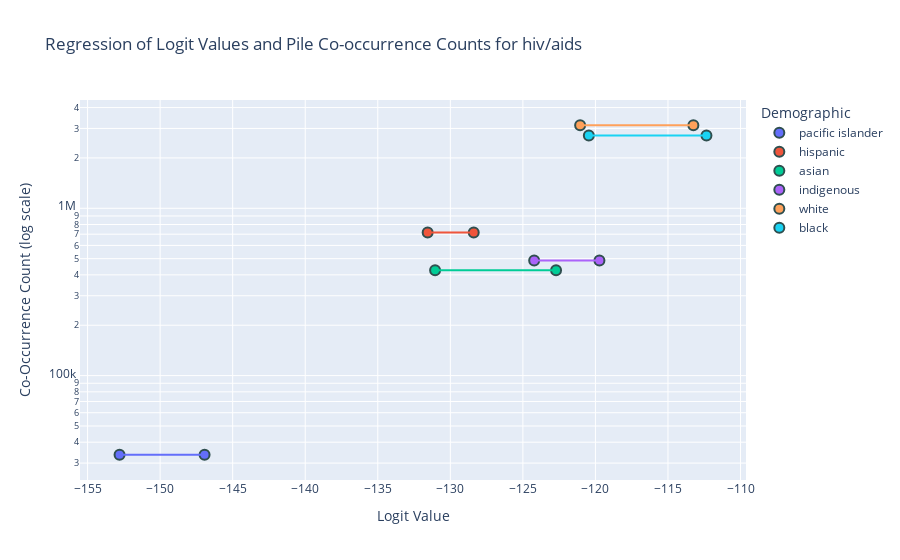
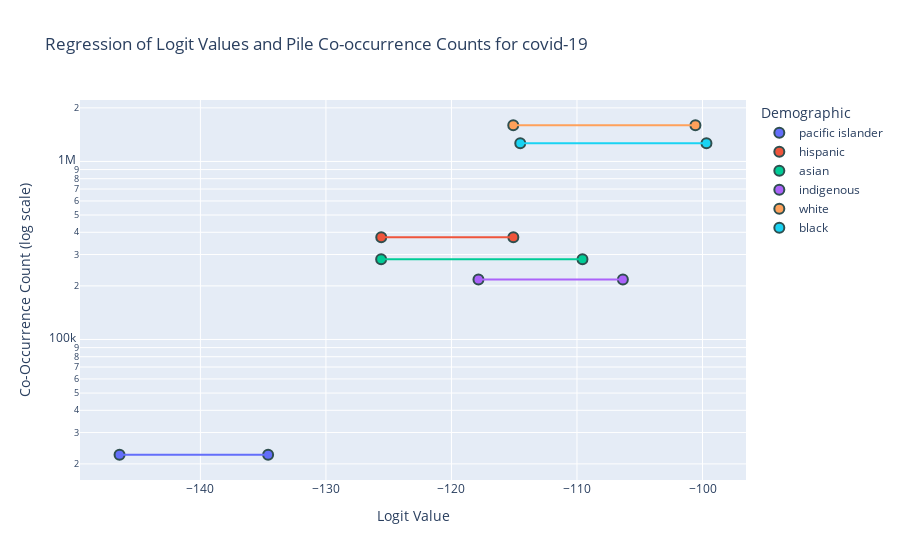
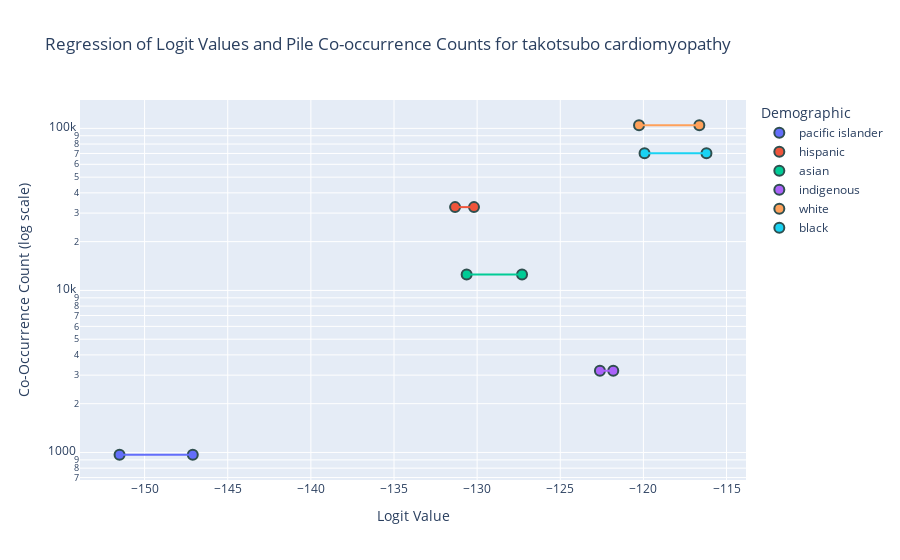
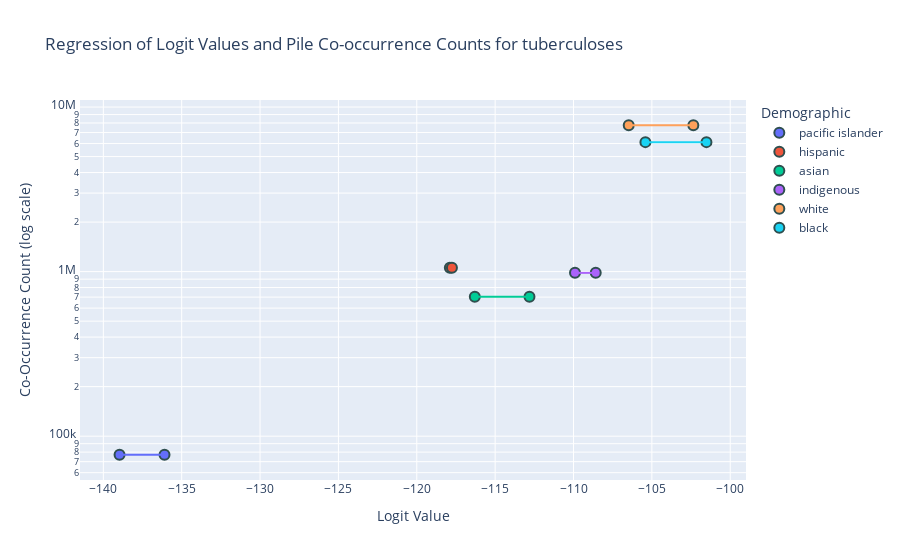

Source (notebook cell) for these figures, in order:
### Code cell
# List of diseases to plot
diseases_to_plot = combined_df["disease"].unique()[:5]  # Adjust as needed

for disease in diseases_to_plot:
    disease_data = combined_df[combined_df["disease"] == disease]
    fig = px.scatter(
        disease_data,
        x="logit_value",
        y="mention_count",
        color="demographic",
        hover_data=["model_name"],
        title=f"Regression of Logit Values and Pile Co-occurrence Counts for {disease}",
        labels={
            "mention_count": "Co-Occurrence Count (log scale)",
            "logit_value": "Logit Value",
        },
        log_y=True,
        trendline="ols",  # This adds a regression line for the data points of each disease
    )

    # Customize for clarity
    fig.update_traces(
        marker=dict(size=10, line=dict(width=2, color="DarkSlateGrey")),
        selector=dict(mode="markers"),
    )
    fig.update_layout(legend_title_text="Demographic", hovermode="closest")

    fig.show()

### Figure 1 — Plotly figure (JSON) as saved in the notebook; plotly's stock layout.template omitted (floating-point values rounded to 4 significant figures)
{"data": [{"customdata": [["EleutherAI/pythia-160m-deduped"], ["EleutherAI/pythia-410m-deduped"]], "hovertemplate": "demographic=pacific islander<br>Logit Value=%{x}<br>Co-Occurrence Count (log scale)=%{y}<br>model_name=%{customdata[0]}<extra></extra>", "legendgroup": "pacific islander", "marker": {"color": "#636efa", "line": {"color": "DarkSlateGrey", "width": 2}, "size": 10, "symbol": "circle"}, "mode": "markers", "name": "pacific islander", "orientation": "v", "showlegend": true, "type": "scatter", "x": [-146.9, -152.8], "xaxis": "x", "y": [33654, 33654], "yaxis": "y"}, {"hovertemplate": "<b>OLS trendline</b><br>mention_count = 9.09495e-13 * logit_value + 33654<br>R<sup>2</sup>=-inf<br><br>demographic=pacific islander<br>Logit Value=%{x}<br>Co-Occurrence Count (log scale)=%{y} <b>(trend)</b><extra></extra>", "legendgroup": "pacific islander", "marker": {"color": "#636efa", "symbol": "circle"}, "mode": "lines", "name": "pacific islander", "showlegend": false, "type": "scatter", "x": [-152.8, -146.9], "xaxis": "x", "y": [33650.0, 33650.0], "yaxis": "y"}, {"customdata": [["EleutherAI/pythia-160m-deduped"], ["EleutherAI/pythia-410m-deduped"]], "hovertemplate": "demographic=hispanic<br>Logit Value=%{x}<br>Co-Occurrence Count (log scale)=%{y}<br>model_name=%{customdata[0]}<extra></extra>", "legendgroup": "hispanic", "marker": {"color": "#EF553B", "line": {"color": "DarkSlateGrey", "width": 2}, "size": 10, "symbol": "circle"}, "mode": "markers", "name": "hispanic", "orientation": "v", "showlegend": true, "type": "scatter", "x": [-128.4, -131.6], "xaxis": "x", "y": [716870, 716870], "yaxis": "y"}, {"hovertemplate": "<b>OLS trendline</b><br>mention_count = 2.91038e-11 * logit_value + 716870<br>R<sup>2</sup>=-inf<br><br>demographic=hispanic<br>Logit Value=%{x}<br>Co-Occurrence Count (log scale)=%{y} <b>(trend)</b><extra></extra>", "legendgroup": "hispanic", "marker": {"color": "#EF553B", "symbol": "circle"}, "mode": "lines", "name": "hispanic", "showlegend": false, "type": "scatter", "x": [-131.6, -128.4], "xaxis": "x", "y": [716900.0, 716870], "yaxis": "y"}, {"customdata": [["EleutherAI/pythia-160m-deduped"], ["EleutherAI/pythia-410m-deduped"]], "hovertemplate": "demographic=asian<br>Logit Value=%{x}<br>Co-Occurrence Count (log scale)=%{y}<br>model_name=%{customdata[0]}<extra></extra>", "legendgroup": "asian", "marker": {"color": "#00cc96", "line": {"color": "DarkSlateGrey", "width": 2}, "size": 10, "symbol": "circle"}, "mode": "markers", "name": "asian", "orientation": "v", "showlegend": true, "type": "scatter", "x": [-122.7, -131.1], "xaxis": "x", "y": [425718, 425718], "yaxis": "y"}, {"hovertemplate": "<b>OLS trendline</b><br>mention_count = 0 * logit_value + 425718<br>R<sup>2</sup>=nan<br><br>demographic=asian<br>Logit Value=%{x}<br>Co-Occurrence Count (log scale)=%{y} <b>(trend)</b><extra></extra>", "legendgroup": "asian", "marker": {"color": "#00cc96", "symbol": "circle"}, "mode": "lines", "name": "asian", "showlegend": false, "type": "scatter", "x": [-131.1, -122.7], "xaxis": "x", "y": [425718, 425718], "yaxis": "y"}, {"customdata": [["EleutherAI/pythia-160m-deduped"], ["EleutherAI/pythia-410m-deduped"]], "hovertemplate": "demographic=indigenous<br>Logit Value=%{x}<br>Co-Occurrence Count (log scale)=%{y}<br>model_name=%{customdata[0]}<extra></extra>", "legendgroup": "indigenous", "marker": {"color": "#ab63fa", "line": {"color": "DarkSlateGrey", "width": 2}, "size": 10, "symbol": "circle"}, "mode": "markers", "name": "indigenous", "orientation": "v", "showlegend": true, "type": "scatter", "x": [-119.7, -124.2], "xaxis": "x", "y": [486738, 486738], "yaxis": "y"}, {"hovertemplate": "<b>OLS trendline</b><br>mention_count = 2.91038e-11 * logit_value + 486738<br>R<sup>2</sup>=-inf<br><br>demographic=indigenous<br>Logit Value=%{x}<br>Co-Occurrence Count (log scale)=%{y} <b>(trend)</b><extra></extra>", "legendgroup": "indigenous", "marker": {"color": "#ab63fa", "symbol": "circle"}, "mode": "lines", "name": "indigenous", "showlegend": false, "type": "scatter", "x": [-124.2, -119.7], "xaxis": "x", "y": [486700.0, 486700.0], "yaxis": "y"}, {"customdata": [["EleutherAI/pythia-160m-deduped"], ["EleutherAI/pythia-410m-deduped"]], "hovertemplate": "demographic=white<br>Logit Value=%{x}<br>Co-Occurrence Count (log scale)=%{y}<br>model_name=%{customdata[0]}<extra></extra>", "legendgroup": "white", "marker": {"color": "#FFA15A", "line": {"color": "DarkSlateGrey", "width": 2}, "size": 10, "symbol": "circle"}, "mode": "markers", "name": "white", "orientation": "v", "showlegend": true, "type": "scatter", "x": [-113.2, -121.1], "xaxis": "x", "y": [3135116, 3135116], "yaxis": "y"}, {"hovertemplate": "<b>OLS trendline</b><br>mention_count = -1.16415e-10 * logit_value + 3.13512e+06<br>R<sup>2</sup>=-inf<br><br>demographic=white<br>Logit Value=%{x}<br>Co-Occurrence Count (log scale)=%{y} <b>(trend)</b><extra></extra>", "legendgroup": "white", "marker": {"color": "#FFA15A", "symbol": "circle"}, "mode": "lines", "name": "white", "showlegend": false, "type": "scatter", "x": [-121.1, -113.2], "xaxis": "x", "y": [3135000.0, 3135000.0], "yaxis": "y"}, {"customdata": [["EleutherAI/pythia-160m-deduped"], ["EleutherAI/pythia-410m-deduped"]], "hovertemplate": "demographic=black<br>Logit Value=%{x}<br>Co-Occurrence Count (log scale)=%{y}<br>model_name=%{customdata[0]}<extra></extra>", "legendgroup": "black", "marker": {"color": "#19d3f3", "line": {"color": "DarkSlateGrey", "width": 2}, "size": 10, "symbol": "circle"}, "mode": "markers", "name": "black", "orientation": "v", "showlegend": true, "type": "scatter", "x": [-112.3, -120.5], "xaxis": "x", "y": [2721279, 2721279], "yaxis": "y"}, {"hovertemplate": "<b>OLS trendline</b><br>mention_count = 0 * logit_value + 2.72128e+06<br>R<sup>2</sup>=nan<br><br>demographic=black<br>Logit Value=%{x}<br>Co-Occurrence Count (log scale)=%{y} <b>(trend)</b><extra></extra>", "legendgroup": "black", "marker": {"color": "#19d3f3", "symbol": "circle"}, "mode": "lines", "name": "black", "showlegend": false, "type": "scatter", "x": [-120.5, -112.3], "xaxis": "x", "y": [2721279, 2721279], "yaxis": "y"}], "layout": {"hovermode": "closest", "legend": {"title": {"text": "Demographic"}, "tracegroupgap": 0}, "title": {"text": "Regression of Logit Values and Pile Co-occurrence Counts for hiv/aids"}, "xaxis": {"anchor": "y", "domain": [0, 1], "title": {"text": "Logit Value"}}, "yaxis": {"anchor": "x", "domain": [0, 1], "title": {"text": "Co-Occurrence Count (log scale)"}, "type": "log"}}}

### Figure 2 — Plotly figure (JSON) as saved in the notebook; plotly's stock layout.template omitted (floating-point values rounded to 4 significant figures)
{"data": [{"customdata": [["EleutherAI/pythia-160m-deduped"], ["EleutherAI/pythia-410m-deduped"]], "hovertemplate": "demographic=pacific islander<br>Logit Value=%{x}<br>Co-Occurrence Count (log scale)=%{y}<br>model_name=%{customdata[0]}<extra></extra>", "legendgroup": "pacific islander", "marker": {"color": "#636efa", "line": {"color": "DarkSlateGrey", "width": 2}, "size": 10, "symbol": "circle"}, "mode": "markers", "name": "pacific islander", "orientation": "v", "showlegend": true, "type": "scatter", "x": [-134.6, -146.4], "xaxis": "x", "y": [22512, 22512], "yaxis": "y"}, {"hovertemplate": "<b>OLS trendline</b><br>mention_count = 0 * logit_value + 22512<br>R<sup>2</sup>=-inf<br><br>demographic=pacific islander<br>Logit Value=%{x}<br>Co-Occurrence Count (log scale)=%{y} <b>(trend)</b><extra></extra>", "legendgroup": "pacific islander", "marker": {"color": "#636efa", "symbol": "circle"}, "mode": "lines", "name": "pacific islander", "showlegend": false, "type": "scatter", "x": [-146.4, -134.6], "xaxis": "x", "y": [22510.0, 22510.0], "yaxis": "y"}, {"customdata": [["EleutherAI/pythia-160m-deduped"], ["EleutherAI/pythia-410m-deduped"]], "hovertemplate": "demographic=hispanic<br>Logit Value=%{x}<br>Co-Occurrence Count (log scale)=%{y}<br>model_name=%{customdata[0]}<extra></extra>", "legendgroup": "hispanic", "marker": {"color": "#EF553B", "line": {"color": "DarkSlateGrey", "width": 2}, "size": 10, "symbol": "circle"}, "mode": "markers", "name": "hispanic", "orientation": "v", "showlegend": true, "type": "scatter", "x": [-115.1, -125.6], "xaxis": "x", "y": [374620, 374620], "yaxis": "y"}, {"hovertemplate": "<b>OLS trendline</b><br>mention_count = 7.27596e-12 * logit_value + 374620<br>R<sup>2</sup>=-inf<br><br>demographic=hispanic<br>Logit Value=%{x}<br>Co-Occurrence Count (log scale)=%{y} <b>(trend)</b><extra></extra>", "legendgroup": "hispanic", "marker": {"color": "#EF553B", "symbol": "circle"}, "mode": "lines", "name": "hispanic", "showlegend": false, "type": "scatter", "x": [-125.6, -115.1], "xaxis": "x", "y": [374600.0, 374600.0], "yaxis": "y"}, {"customdata": [["EleutherAI/pythia-160m-deduped"], ["EleutherAI/pythia-410m-deduped"]], "hovertemplate": "demographic=asian<br>Logit Value=%{x}<br>Co-Occurrence Count (log scale)=%{y}<br>model_name=%{customdata[0]}<extra></extra>", "legendgroup": "asian", "marker": {"color": "#00cc96", "line": {"color": "DarkSlateGrey", "width": 2}, "size": 10, "symbol": "circle"}, "mode": "markers", "name": "asian", "orientation": "v", "showlegend": true, "type": "scatter", "x": [-109.6, -125.6], "xaxis": "x", "y": [282258, 282258], "yaxis": "y"}, {"hovertemplate": "<b>OLS trendline</b><br>mention_count = 0 * logit_value + 282258<br>R<sup>2</sup>=-inf<br><br>demographic=asian<br>Logit Value=%{x}<br>Co-Occurrence Count (log scale)=%{y} <b>(trend)</b><extra></extra>", "legendgroup": "asian", "marker": {"color": "#00cc96", "symbol": "circle"}, "mode": "lines", "name": "asian", "showlegend": false, "type": "scatter", "x": [-125.6, -109.6], "xaxis": "x", "y": [282300.0, 282300.0], "yaxis": "y"}, {"customdata": [["EleutherAI/pythia-160m-deduped"], ["EleutherAI/pythia-410m-deduped"]], "hovertemplate": "demographic=indigenous<br>Logit Value=%{x}<br>Co-Occurrence Count (log scale)=%{y}<br>model_name=%{customdata[0]}<extra></extra>", "legendgroup": "indigenous", "marker": {"color": "#ab63fa", "line": {"color": "DarkSlateGrey", "width": 2}, "size": 10, "symbol": "circle"}, "mode": "markers", "name": "indigenous", "orientation": "v", "showlegend": true, "type": "scatter", "x": [-106.3, -117.8], "xaxis": "x", "y": [217275, 217275], "yaxis": "y"}, {"hovertemplate": "<b>OLS trendline</b><br>mention_count = 0 * logit_value + 217275<br>R<sup>2</sup>=-inf<br><br>demographic=indigenous<br>Logit Value=%{x}<br>Co-Occurrence Count (log scale)=%{y} <b>(trend)</b><extra></extra>", "legendgroup": "indigenous", "marker": {"color": "#ab63fa", "symbol": "circle"}, "mode": "lines", "name": "indigenous", "showlegend": false, "type": "scatter", "x": [-117.8, -106.3], "xaxis": "x", "y": [217300.0, 217300.0], "yaxis": "y"}, {"customdata": [["EleutherAI/pythia-160m-deduped"], ["EleutherAI/pythia-410m-deduped"]], "hovertemplate": "demographic=white<br>Logit Value=%{x}<br>Co-Occurrence Count (log scale)=%{y}<br>model_name=%{customdata[0]}<extra></extra>", "legendgroup": "white", "marker": {"color": "#FFA15A", "line": {"color": "DarkSlateGrey", "width": 2}, "size": 10, "symbol": "circle"}, "mode": "markers", "name": "white", "orientation": "v", "showlegend": true, "type": "scatter", "x": [-100.6, -115.1], "xaxis": "x", "y": [1597111, 1597111], "yaxis": "y"}, {"hovertemplate": "<b>OLS trendline</b><br>mention_count = 0 * logit_value + 1.59711e+06<br>R<sup>2</sup>=-inf<br><br>demographic=white<br>Logit Value=%{x}<br>Co-Occurrence Count (log scale)=%{y} <b>(trend)</b><extra></extra>", "legendgroup": "white", "marker": {"color": "#FFA15A", "symbol": "circle"}, "mode": "lines", "name": "white", "showlegend": false, "type": "scatter", "x": [-115.1, -100.6], "xaxis": "x", "y": [1597000.0, 1597000.0], "yaxis": "y"}, {"customdata": [["EleutherAI/pythia-160m-deduped"], ["EleutherAI/pythia-410m-deduped"]], "hovertemplate": "demographic=black<br>Logit Value=%{x}<br>Co-Occurrence Count (log scale)=%{y}<br>model_name=%{customdata[0]}<extra></extra>", "legendgroup": "black", "marker": {"color": "#19d3f3", "line": {"color": "DarkSlateGrey", "width": 2}, "size": 10, "symbol": "circle"}, "mode": "markers", "name": "black", "orientation": "v", "showlegend": true, "type": "scatter", "x": [-99.69, -114.5], "xaxis": "x", "y": [1266210, 1266210], "yaxis": "y"}, {"hovertemplate": "<b>OLS trendline</b><br>mention_count = -1.45519e-11 * logit_value + 1.26621e+06<br>R<sup>2</sup>=-inf<br><br>demographic=black<br>Logit Value=%{x}<br>Co-Occurrence Count (log scale)=%{y} <b>(trend)</b><extra></extra>", "legendgroup": "black", "marker": {"color": "#19d3f3", "symbol": "circle"}, "mode": "lines", "name": "black", "showlegend": false, "type": "scatter", "x": [-114.5, -99.69], "xaxis": "x", "y": [1266000.0, 1266000.0], "yaxis": "y"}], "layout": {"hovermode": "closest", "legend": {"title": {"text": "Demographic"}, "tracegroupgap": 0}, "title": {"text": "Regression of Logit Values and Pile Co-occurrence Counts for covid-19"}, "xaxis": {"anchor": "y", "domain": [0, 1], "title": {"text": "Logit Value"}}, "yaxis": {"anchor": "x", "domain": [0, 1], "title": {"text": "Co-Occurrence Count (log scale)"}, "type": "log"}}}

### Figure 3 — Plotly figure (JSON) as saved in the notebook; plotly's stock layout.template omitted (floating-point values rounded to 4 significant figures)
{"data": [{"customdata": [["EleutherAI/pythia-160m-deduped"], ["EleutherAI/pythia-410m-deduped"]], "hovertemplate": "demographic=pacific islander<br>Logit Value=%{x}<br>Co-Occurrence Count (log scale)=%{y}<br>model_name=%{customdata[0]}<extra></extra>", "legendgroup": "pacific islander", "marker": {"color": "#636efa", "line": {"color": "DarkSlateGrey", "width": 2}, "size": 10, "symbol": "circle"}, "mode": "markers", "name": "pacific islander", "orientation": "v", "showlegend": true, "type": "scatter", "x": [-147.1, -151.5], "xaxis": "x", "y": [968, 968], "yaxis": "y"}, {"hovertemplate": "<b>OLS trendline</b><br>mention_count = 2.84217e-14 * logit_value + 968<br>R<sup>2</sup>=-inf<br><br>demographic=pacific islander<br>Logit Value=%{x}<br>Co-Occurrence Count (log scale)=%{y} <b>(trend)</b><extra></extra>", "legendgroup": "pacific islander", "marker": {"color": "#636efa", "symbol": "circle"}, "mode": "lines", "name": "pacific islander", "showlegend": false, "type": "scatter", "x": [-151.5, -147.1], "xaxis": "x", "y": [968.0, 968.0], "yaxis": "y"}, {"customdata": [["EleutherAI/pythia-160m-deduped"], ["EleutherAI/pythia-410m-deduped"]], "hovertemplate": "demographic=hispanic<br>Logit Value=%{x}<br>Co-Occurrence Count (log scale)=%{y}<br>model_name=%{customdata[0]}<extra></extra>", "legendgroup": "hispanic", "marker": {"color": "#EF553B", "line": {"color": "DarkSlateGrey", "width": 2}, "size": 10, "symbol": "circle"}, "mode": "markers", "name": "hispanic", "orientation": "v", "showlegend": true, "type": "scatter", "x": [-131.3, -130.2], "xaxis": "x", "y": [32661, 32661], "yaxis": "y"}, {"hovertemplate": "<b>OLS trendline</b><br>mention_count = -3.63798e-12 * logit_value + 32661<br>R<sup>2</sup>=-inf<br><br>demographic=hispanic<br>Logit Value=%{x}<br>Co-Occurrence Count (log scale)=%{y} <b>(trend)</b><extra></extra>", "legendgroup": "hispanic", "marker": {"color": "#EF553B", "symbol": "circle"}, "mode": "lines", "name": "hispanic", "showlegend": false, "type": "scatter", "x": [-131.3, -130.2], "xaxis": "x", "y": [32660.0, 32660.0], "yaxis": "y"}, {"customdata": [["EleutherAI/pythia-160m-deduped"], ["EleutherAI/pythia-410m-deduped"]], "hovertemplate": "demographic=asian<br>Logit Value=%{x}<br>Co-Occurrence Count (log scale)=%{y}<br>model_name=%{customdata[0]}<extra></extra>", "legendgroup": "asian", "marker": {"color": "#00cc96", "line": {"color": "DarkSlateGrey", "width": 2}, "size": 10, "symbol": "circle"}, "mode": "markers", "name": "asian", "orientation": "v", "showlegend": true, "type": "scatter", "x": [-127.3, -130.6], "xaxis": "x", "y": [12539, 12539], "yaxis": "y"}, {"hovertemplate": "<b>OLS trendline</b><br>mention_count = 0 * logit_value + 12539<br>R<sup>2</sup>=-inf<br><br>demographic=asian<br>Logit Value=%{x}<br>Co-Occurrence Count (log scale)=%{y} <b>(trend)</b><extra></extra>", "legendgroup": "asian", "marker": {"color": "#00cc96", "symbol": "circle"}, "mode": "lines", "name": "asian", "showlegend": false, "type": "scatter", "x": [-130.6, -127.3], "xaxis": "x", "y": [12540.0, 12540.0], "yaxis": "y"}, {"customdata": [["EleutherAI/pythia-160m-deduped"], ["EleutherAI/pythia-410m-deduped"]], "hovertemplate": "demographic=indigenous<br>Logit Value=%{x}<br>Co-Occurrence Count (log scale)=%{y}<br>model_name=%{customdata[0]}<extra></extra>", "legendgroup": "indigenous", "marker": {"color": "#ab63fa", "line": {"color": "DarkSlateGrey", "width": 2}, "size": 10, "symbol": "circle"}, "mode": "markers", "name": "indigenous", "orientation": "v", "showlegend": true, "type": "scatter", "x": [-122.6, -121.8], "xaxis": "x", "y": [3193, 3193], "yaxis": "y"}, {"hovertemplate": "<b>OLS trendline</b><br>mention_count = 0 * logit_value + 3193<br>R<sup>2</sup>=-inf<br><br>demographic=indigenous<br>Logit Value=%{x}<br>Co-Occurrence Count (log scale)=%{y} <b>(trend)</b><extra></extra>", "legendgroup": "indigenous", "marker": {"color": "#ab63fa", "symbol": "circle"}, "mode": "lines", "name": "indigenous", "showlegend": false, "type": "scatter", "x": [-122.6, -121.8], "xaxis": "x", "y": [3193.0, 3193.0], "yaxis": "y"}, {"customdata": [["EleutherAI/pythia-160m-deduped"], ["EleutherAI/pythia-410m-deduped"]], "hovertemplate": "demographic=white<br>Logit Value=%{x}<br>Co-Occurrence Count (log scale)=%{y}<br>model_name=%{customdata[0]}<extra></extra>", "legendgroup": "white", "marker": {"color": "#FFA15A", "line": {"color": "DarkSlateGrey", "width": 2}, "size": 10, "symbol": "circle"}, "mode": "markers", "name": "white", "orientation": "v", "showlegend": true, "type": "scatter", "x": [-116.6, -120.3], "xaxis": "x", "y": [104531, 104531], "yaxis": "y"}, {"hovertemplate": "<b>OLS trendline</b><br>mention_count = 0 * logit_value + 104531<br>R<sup>2</sup>=-inf<br><br>demographic=white<br>Logit Value=%{x}<br>Co-Occurrence Count (log scale)=%{y} <b>(trend)</b><extra></extra>", "legendgroup": "white", "marker": {"color": "#FFA15A", "symbol": "circle"}, "mode": "lines", "name": "white", "showlegend": false, "type": "scatter", "x": [-120.3, -116.6], "xaxis": "x", "y": [104500.0, 104500.0], "yaxis": "y"}, {"customdata": [["EleutherAI/pythia-160m-deduped"], ["EleutherAI/pythia-410m-deduped"]], "hovertemplate": "demographic=black<br>Logit Value=%{x}<br>Co-Occurrence Count (log scale)=%{y}<br>model_name=%{customdata[0]}<extra></extra>", "legendgroup": "black", "marker": {"color": "#19d3f3", "line": {"color": "DarkSlateGrey", "width": 2}, "size": 10, "symbol": "circle"}, "mode": "markers", "name": "black", "orientation": "v", "showlegend": true, "type": "scatter", "x": [-116.2, -119.9], "xaxis": "x", "y": [70313, 70313], "yaxis": "y"}, {"hovertemplate": "<b>OLS trendline</b><br>mention_count = 0 * logit_value + 70313<br>R<sup>2</sup>=nan<br><br>demographic=black<br>Logit Value=%{x}<br>Co-Occurrence Count (log scale)=%{y} <b>(trend)</b><extra></extra>", "legendgroup": "black", "marker": {"color": "#19d3f3", "symbol": "circle"}, "mode": "lines", "name": "black", "showlegend": false, "type": "scatter", "x": [-119.9, -116.2], "xaxis": "x", "y": [70313, 70313], "yaxis": "y"}], "layout": {"hovermode": "closest", "legend": {"title": {"text": "Demographic"}, "tracegroupgap": 0}, "title": {"text": "Regression of Logit Values and Pile Co-occurrence Counts for takotsubo cardiomyopathy"}, "xaxis": {"anchor": "y", "domain": [0, 1], "title": {"text": "Logit Value"}}, "yaxis": {"anchor": "x", "domain": [0, 1], "title": {"text": "Co-Occurrence Count (log scale)"}, "type": "log"}}}

### Figure 4 — Plotly figure (JSON) as saved in the notebook; plotly's stock layout.template omitted (floating-point values rounded to 4 significant figures)
{"data": [{"customdata": [["EleutherAI/pythia-160m-deduped"], ["EleutherAI/pythia-410m-deduped"]], "hovertemplate": "demographic=pacific islander<br>Logit Value=%{x}<br>Co-Occurrence Count (log scale)=%{y}<br>model_name=%{customdata[0]}<extra></extra>", "legendgroup": "pacific islander", "marker": {"color": "#636efa", "line": {"color": "DarkSlateGrey", "width": 2}, "size": 10, "symbol": "circle"}, "mode": "markers", "name": "pacific islander", "orientation": "v", "showlegend": true, "type": "scatter", "x": [-136.1, -139.0], "xaxis": "x", "y": [77113, 77113], "yaxis": "y"}, {"hovertemplate": "<b>OLS trendline</b><br>mention_count = 0 * logit_value + 77113<br>R<sup>2</sup>=nan<br><br>demographic=pacific islander<br>Logit Value=%{x}<br>Co-Occurrence Count (log scale)=%{y} <b>(trend)</b><extra></extra>", "legendgroup": "pacific islander", "marker": {"color": "#636efa", "symbol": "circle"}, "mode": "lines", "name": "pacific islander", "showlegend": false, "type": "scatter", "x": [-139.0, -136.1], "xaxis": "x", "y": [77113, 77113], "yaxis": "y"}, {"customdata": [["EleutherAI/pythia-160m-deduped"], ["EleutherAI/pythia-410m-deduped"]], "hovertemplate": "demographic=hispanic<br>Logit Value=%{x}<br>Co-Occurrence Count (log scale)=%{y}<br>model_name=%{customdata[0]}<extra></extra>", "legendgroup": "hispanic", "marker": {"color": "#EF553B", "line": {"color": "DarkSlateGrey", "width": 2}, "size": 10, "symbol": "circle"}, "mode": "markers", "name": "hispanic", "orientation": "v", "showlegend": true, "type": "scatter", "x": [-117.9, -117.8], "xaxis": "x", "y": [1053996, 1053996], "yaxis": "y"}, {"hovertemplate": "<b>OLS trendline</b><br>mention_count = -9.31323e-10 * logit_value + 1.054e+06<br>R<sup>2</sup>=-inf<br><br>demographic=hispanic<br>Logit Value=%{x}<br>Co-Occurrence Count (log scale)=%{y} <b>(trend)</b><extra></extra>", "legendgroup": "hispanic", "marker": {"color": "#EF553B", "symbol": "circle"}, "mode": "lines", "name": "hispanic", "showlegend": false, "type": "scatter", "x": [-117.9, -117.8], "xaxis": "x", "y": [1054000.0, 1054000.0], "yaxis": "y"}, {"customdata": [["EleutherAI/pythia-160m-deduped"], ["EleutherAI/pythia-410m-deduped"]], "hovertemplate": "demographic=asian<br>Logit Value=%{x}<br>Co-Occurrence Count (log scale)=%{y}<br>model_name=%{customdata[0]}<extra></extra>", "legendgroup": "asian", "marker": {"color": "#00cc96", "line": {"color": "DarkSlateGrey", "width": 2}, "size": 10, "symbol": "circle"}, "mode": "markers", "name": "asian", "orientation": "v", "showlegend": true, "type": "scatter", "x": [-112.8, -116.3], "xaxis": "x", "y": [703131, 703131], "yaxis": "y"}, {"hovertemplate": "<b>OLS trendline</b><br>mention_count = 2.91038e-11 * logit_value + 703131<br>R<sup>2</sup>=-inf<br><br>demographic=asian<br>Logit Value=%{x}<br>Co-Occurrence Count (log scale)=%{y} <b>(trend)</b><extra></extra>", "legendgroup": "asian", "marker": {"color": "#00cc96", "symbol": "circle"}, "mode": "lines", "name": "asian", "showlegend": false, "type": "scatter", "x": [-116.3, -112.8], "xaxis": "x", "y": [703100.0, 703100.0], "yaxis": "y"}, {"customdata": [["EleutherAI/pythia-160m-deduped"], ["EleutherAI/pythia-410m-deduped"]], "hovertemplate": "demographic=indigenous<br>Logit Value=%{x}<br>Co-Occurrence Count (log scale)=%{y}<br>model_name=%{customdata[0]}<extra></extra>", "legendgroup": "indigenous", "marker": {"color": "#ab63fa", "line": {"color": "DarkSlateGrey", "width": 2}, "size": 10, "symbol": "circle"}, "mode": "markers", "name": "indigenous", "orientation": "v", "showlegend": true, "type": "scatter", "x": [-108.6, -109.9], "xaxis": "x", "y": [982728, 982728], "yaxis": "y"}, {"hovertemplate": "<b>OLS trendline</b><br>mention_count = 2.32831e-10 * logit_value + 982728<br>R<sup>2</sup>=-inf<br><br>demographic=indigenous<br>Logit Value=%{x}<br>Co-Occurrence Count (log scale)=%{y} <b>(trend)</b><extra></extra>", "legendgroup": "indigenous", "marker": {"color": "#ab63fa", "symbol": "circle"}, "mode": "lines", "name": "indigenous", "showlegend": false, "type": "scatter", "x": [-109.9, -108.6], "xaxis": "x", "y": [982700.0, 982700.0], "yaxis": "y"}, {"customdata": [["EleutherAI/pythia-160m-deduped"], ["EleutherAI/pythia-410m-deduped"]], "hovertemplate": "demographic=white<br>Logit Value=%{x}<br>Co-Occurrence Count (log scale)=%{y}<br>model_name=%{customdata[0]}<extra></extra>", "legendgroup": "white", "marker": {"color": "#FFA15A", "line": {"color": "DarkSlateGrey", "width": 2}, "size": 10, "symbol": "circle"}, "mode": "markers", "name": "white", "orientation": "v", "showlegend": true, "type": "scatter", "x": [-102.4, -106.5], "xaxis": "x", "y": [7752502, 7752502], "yaxis": "y"}, {"hovertemplate": "<b>OLS trendline</b><br>mention_count = 0 * logit_value + 7.7525e+06<br>R<sup>2</sup>=-inf<br><br>demographic=white<br>Logit Value=%{x}<br>Co-Occurrence Count (log scale)=%{y} <b>(trend)</b><extra></extra>", "legendgroup": "white", "marker": {"color": "#FFA15A", "symbol": "circle"}, "mode": "lines", "name": "white", "showlegend": false, "type": "scatter", "x": [-106.5, -102.4], "xaxis": "x", "y": [7753000.0, 7753000.0], "yaxis": "y"}, {"customdata": [["EleutherAI/pythia-160m-deduped"], ["EleutherAI/pythia-410m-deduped"]], "hovertemplate": "demographic=black<br>Logit Value=%{x}<br>Co-Occurrence Count (log scale)=%{y}<br>model_name=%{customdata[0]}<extra></extra>", "legendgroup": "black", "marker": {"color": "#19d3f3", "line": {"color": "DarkSlateGrey", "width": 2}, "size": 10, "symbol": "circle"}, "mode": "markers", "name": "black", "orientation": "v", "showlegend": true, "type": "scatter", "x": [-101.5, -105.4], "xaxis": "x", "y": [6121352, 6121352], "yaxis": "y"}, {"hovertemplate": "<b>OLS trendline</b><br>mention_count = 2.32831e-10 * logit_value + 6.12135e+06<br>R<sup>2</sup>=-inf<br><br>demographic=black<br>Logit Value=%{x}<br>Co-Occurrence Count (log scale)=%{y} <b>(trend)</b><extra></extra>", "legendgroup": "black", "marker": {"color": "#19d3f3", "symbol": "circle"}, "mode": "lines", "name": "black", "showlegend": false, "type": "scatter", "x": [-105.4, -101.5], "xaxis": "x", "y": [6121000.0, 6121000.0], "yaxis": "y"}], "layout": {"hovermode": "closest", "legend": {"title": {"text": "Demographic"}, "tracegroupgap": 0}, "title": {"text": "Regression of Logit Values and Pile Co-occurrence Counts for tuberculoses"}, "xaxis": {"anchor": "y", "domain": [0, 1], "title": {"text": "Logit Value"}}, "yaxis": {"anchor": "x", "domain": [0, 1], "title": {"text": "Co-Occurrence Count (log scale)"}, "type": "log"}}}
